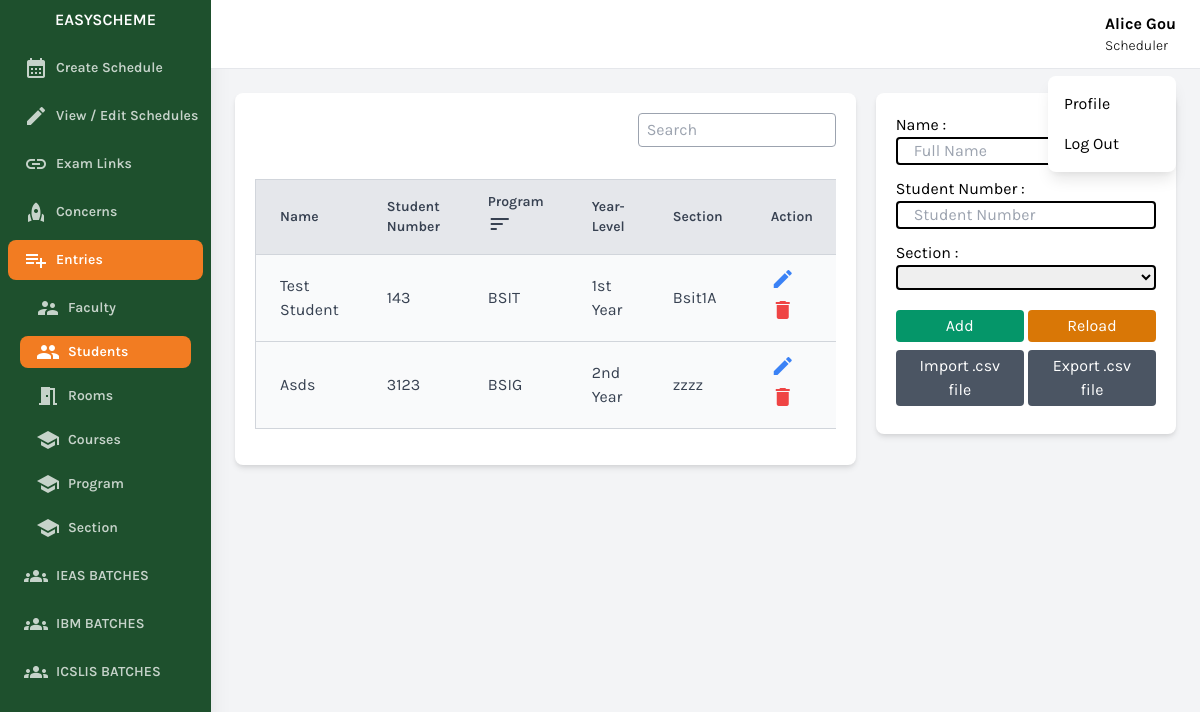
The page /scheduler/view-student-table.php?id=2 (signed in) on the database its author committed.
### tables this page shows
CREATE TABLE `user` (
  `id` bigint(20) NOT NULL,
  `name` varchar(256) NOT NULL,
  `username` varchar(256) NOT NULL,
  `password` varchar(256) NOT NULL,
  `position` varchar(256) NOT NULL,
  `status` int(11) NOT NULL DEFAULT 0
);

CREATE TABLE `student_details` (
  `id` bigint(20) NOT NULL,
  `name` varchar(256) NOT NULL,
  `student_number` varchar(256) NOT NULL,
  `institute` bigint(20) NOT NULL,
  `section` bigint(20) NOT NULL,
  `status` int(11) NOT NULL DEFAULT 0
);

CREATE TABLE `section` (
  `id` bigint(20) NOT NULL,
  `section` varchar(256) NOT NULL,
  `year_level` varchar(256) NOT NULL,
  `program_id` bigint(20) NOT NULL,
  `status` int(11) NOT NULL DEFAULT 0
);

CREATE TABLE `program_details` (
  `id` bigint(20) NOT NULL,
  `program_name` varchar(256) NOT NULL,
  `institute` bigint(20) NOT NULL,
  `status` int(11) NOT NULL DEFAULT 0
);

### conn/conn.php (called while the page is built, shortened)
<?php
class DatabaseHandler {
    private $pdo;
    public function __construct() {
        $dbHost = 'localhost';
        $dbPort = '3306';
        $dbName = DBNAME;
        $dbUser = DBUSER;
        $dbPassword = DBPASSWORD;
        try {
            $dsn = "mysql:host=$dbHost;port=$dbPort;dbname=$dbName";
            $this->pdo = new PDO($dsn, $dbUser, $dbPassword);
            $this->pdo->setAttribute(PDO::ATTR_ERRMODE, PDO::ERRMODE_EXCEPTION);
        } catch (PDOException $e) {
            echo "Connection failed: " . $e->getMessage();
        }
    }
    public function getAllStudents($institute) {
        try {
            $stmt = $this->pdo->prepare("
             SELECT a.*,b.section as section_title,b.year_level,b.program_id
                FROM `student_details` as a
                JOIN section as b ON a.section = b.id
                #JOIN course as c ON b.program_id = c.program
                #JOIN institutes as d ON a.institute = d.id
                #JOIN program_details as e ON c.program = e.id
                WHERE a.status = 0
                AND a.institute = :institute
                GROUP BY a.student_number
            ");
            $stmt->bindParam(':institute', $institute, PDO::PARAM_STR);
            $stmt->execute();
            $result = $stmt->fetchAll(PDO::FETCH_ASSOC);
            return $result;
        } catch (PDOException $e) {
            echo "Query failed: " . $e->getMessage();
        }
    }
    public function getIdByColumnValue($tableName, $columnName, $columnValue, $idColumnName) {
        try {
            $stmt = $this->pdo->prepare("SELECT $idColumnName FROM $tableName WHERE $columnName = :column_value");
            $stmt->bindParam(':column_value', $columnValue);
            $stmt->execute();
            $result = $stmt->fetch(PDO::FETCH_ASSOC);
            if ($result) {
                return $result[$idColumnName];
            } else {
                return null;
            }
        } catch (PDOException $e) {
            return null;
        }
    }
}
?>

### scheduler/view-student-table.php (the view, shortened to what this page needs)
<?php
include 'components/header.php';
?>
<div class="w-full h-screen overflow-x-hidden border-t flex flex-col">
    <main class="w-full grid grid-cols-3 gap-x-5 p-6 pt-2">
        <div class="w-full col-span-3 lg:col-span-2">
            <div class="card bg-white shadow-md rounded-lg p-5 mt-4">
            <p class="text-right">
                <input type="text" placeholder="Search" id="searchInput" class="border px-2 py-1 text-gray-800 rounded border-gray-400 mb-4">
                </p>
                <div class="overflow-scroll w-full my-4">
                    <div class="table-responsive">
                        <table class="bg-white border border-gray-300 rounded-lg shadow-md min-w-full">
                            <thead>
                                <tr>
                                    <th class="py-3 px-6 bg-gray-200 text-left text-sm font-semibold text-gray-700 border-b border-gray-300">
                                        Name
                                    </th>
                                    <th class="py-3 px-6 bg-gray-200 text-left text-sm font-semibold text-gray-700 border-b border-gray-300">
                                        Student Number
                                    </th>
                                    <th class="py-3 px-6 bg-gray-200 text-left text-sm font-semibold text-gray-700 border-b border-gray-300 cursor-pointer" onclick="sortTableByProgram()">
                                        Program
                                        <span id="programSortIcon" class="material-icons">sort</span>
                                    </th>
                                    <th class="py-3 px-6 bg-gray-200 text-left text-sm font-semibold text-gray-700 border-b border-gray-300">
                                        Year-Level
                                    </th>
                                    <th class="py-3 px-6 bg-gray-200 text-left text-sm font-semibold text-gray-700 border-b border-gray-300">
                                        Section
                                    </th>
                                    <th class="py-3 px-6 bg-gray-200 text-left text-sm font-semibold text-gray-700 border-b border-gray-300">
                                        Action
                                    </th>
                                </tr>
                            </thead>
                            <tbody>
                            <?php
                            $rows = $db->getAllStudents($_GET['id']);
                           if(count($rows)>0)
                           {
                            foreach ($rows as $row) {
                                $id = ucwords($row['id']);
                                $name = ucwords($row['name']);
                                $student_number = $row['student_number'];
                                $program_name = $db->getIdByColumnValue('program_details','id',$row['program_id'],'program_name');
                                $year_level = $row['year_level'];
                                $section = $row['section'];
                                $section_title = $row['section_title'];
                                    $data = "
                                    data-id = '$id'
                                    data-student_number = '$student_number'
                                    data-name = '$name'
                                    data-section = '$section'
                                    ";
                                echo '<tr class="bg-gray-50 hover:bg-gray-100 transition-colors duration-200">
                                    <td class="py-3 px-6 border-b border-gray-300 text-gray-700">'.$name.'</td>
                                    <td class="py-3 px-6 border-b border-gray-300 text-gray-700">'.$student_number.'</td>
                                    <td class="py-3 px-6 border-b border-gray-300 text-gray-700">'.$program_name.'</td>
                                    <td class="py-3 px-6 border-b border-gray-300 text-gray-700">'.$year_level.'</td>
                                    <td class="py-3 px-6 border-b border-gray-300 text-gray-700">'.$section_title.'</td>
                                    <td class="py-3 px-6 border-b border-gray-300 ">
                                        <i '.$data.' class="btnEdit text-blue-500 material-icons cursor-pointer hover:opacity-40">edit</i>
                                        <i '.$data.' class="btnDelete text-red-500 material-icons cursor-pointer hover:opacity-40">delete</i>
                                    </td>
                                </tr>';
                            }
                           }else
                           {
                            echo '<tr class="bg-gray-50 text-center hover:bg-gray-100 transition-colors duration-200">
                            <td colspan=7  class="py-3 px-6 border-b border-gray-300 text-gray-700">
                            No data found.</td>
                        </tr>';
                           }
                            ?>
                            </tbody>
                        </table>
                    </div>
                </div>
            </div>
        </div>
        <div class="w-full col-span-3 lg:col-span-1">
            <div class="card bg-white shadow-md rounded-lg p-5 mt-4">
                <form id="formSubmit">
                        <div class="flex flex-col gap-3 items-center">
                            <div class="grid w-full">
                                <p>Name :</p>
                                <input required type="text" id="name" name="name" class="border-black border-2 rounded px-4" placeholder="Full Name">
                            </div>
                        <div class="grid w-full">
                            <p>Student Number :</p>
                            <input  id="student_number" name="student_number" class="border-black border-2 rounded px-4" placeholder="Student Number">
                        </div>
                        <div class="grid w-full">
                            <p>Section :</p>
                            <select id="section" name="section" class="border-black border-2 rounded px-4 w-full">
                            </select>
                        </div>
                            <div class="w-full ">
                                <div class="grid grid-cols-2 gap-1 my-2">
                                <button type="button" id="btnMode" class="openModal bg-green-600 text-white rounded px-3 py-1">Add</button>
                                <button type="button" id="btnReload" class="openModal bg-yellow-600 text-white rounded px-3 py-1">Reload</button>
                                </div>
                                <div class="grid grid-cols-2 gap-1 my-2">
                                    <button type="button" id="importCsvBtn" class="bg-gray-600 text-white rounded px-3 py-1">Import .csv file</button>
                                    <button type="button" id="exportCsvBtn" class="bg-gray-600 text-white rounded px-3 py-1">Export .csv file</button>
                                </div>
                            </div>
                        </div>
                </form>
            </div>
        </div>
    </main>
</div>
<?php
include 'components/footer.php';
?>

### scheduler/components/header.php (shortened to what this page needs)
<?php
include '../conn/conn.php';
$db = new DatabaseHandler();
$user_name = ucwords($db->getIdByColumnValue('user', 'id',$_SESSION['id'],'name'));
$user_position = ucwords($db->getIdByColumnValue('user', 'id',$_SESSION['id'],'position'));
?>
<!DOCTYPE html>
<html lang="en">
<head>
    <link href="https://cdnjs.cloudflare.com/ajax/libs/tailwindcss/2.2.19/tailwind.min.css" rel="stylesheet">
</head>
<body class="bg-gray-100 font-family-karla flex">
    <aside class="relative bg-sidebar h-screen w-64 hidden sm:block shadow-xl">
        <div class="p-2  text-center">
            <a href="" class="text-white  font-semibold uppercase hover:text-gray-300">
                        <p>EasyScheme</p>
            </a>
        </div>
        <nav x-data="{ openItem: null }" class="text-white text-base font-semibold ">
            <a href="create-schedule.php" class="nav-1 flex items-center text-white opacity-75 text-sm hover:opacity-100 py-2 m-2 rounded-lg  pl-4 nav-item">
                <i class="material-icons mr-2">calendar_month</i>
                Create Schedule
            </a>
            <a href="view-edit-schedule.php" class="nav-2 flex items-center text-white opacity-75 text-sm hover:opacity-100 py-2 m-2 rounded-lg  pl-4 nav-item">
                <i class="material-icons mr-2">edit</i>
                View / Edit Schedules
            </a>
            <a href="view-exam-links.php" class="nav-3 flex items-center text-white opacity-75 text-sm hover:opacity-100 py-2 m-2 rounded-lg  pl-4 nav-item">
                <i class="material-icons mr-2">link</i>
                Exam Links
            </a>
            <a href="raise-concerns.php" class="nav-10 flex items-center text-white opacity-75 text-sm hover:opacity-100 py-2 m-2 rounded-lg  pl-4 nav-item">
                <i class="material-icons mr-2">rocket</i>
                Concerns
            </a>
            <a @click="openItem === 1 ? openItem = null : openItem = 1"  class="entries flex items-center text-white opacity-75 text-sm hover:opacity-100 py-2 m-2 rounded-lg  pl-4 nav-item">
                <i class="material-icons mr-2">playlist_add</i>
                Entries
            </a>
            <a href="view-entries.php?type=faculty">
                <div x-show="openItem === 1" class="nav-4 flex items-center text-white opacity-75 text-sm hover:opacity-100 py-1 my-3 mx-5 m-0 rounded-lg  pl-4 nav-item">
                    <i class="material-icons mr-2">supervisor_account</i>
                    Faculty
                </div>
            </a>
            <a href="view-entries.php?type=student">
                <div x-show="openItem === 1" class="nav-5 flex items-center text-white opacity-75 text-sm hover:opacity-100 py-1 my-3 mx-5 m-0 rounded-lg  pl-4 nav-item">
                    <i class="material-icons mr-2">group</i>
                    Students
                </div>
            </a>
            <a href="view-room-table.php">
            <div x-show="openItem === 1" class="nav-6 flex items-center text-white opacity-75 text-sm hover:opacity-100 py-1 my-3 mx-5 m-0 rounded-lg  pl-4 nav-item">
                    <i class="material-icons mr-2">meeting_room</i>
                    Rooms
                </div>
           </a>
            <a href="view-course-table.php">
                <div x-show="openItem === 1" class="nav-7 flex items-center text-white opacity-75 text-sm hover:opacity-100 py-1 my-3 mx-5 m-0 rounded-lg  pl-4 nav-item">
                    <i class="material-icons mr-2">school</i>
                    Courses
                </div>
            </a>
            <a href="view-program-table.php">
                <div x-show="openItem === 1" class="nav-8 flex items-center text-white opacity-75 text-sm hover:opacity-100 py-1 my-3 mx-5 m-0 rounded-lg  pl-4 nav-item">
                    <i class="material-icons mr-2">school</i>
                    Program
                </div>
            </a>
            <a href="view-section-table.php">
                <div x-show="openItem === 1" class="nav-9 flex items-center text-white opacity-75 text-sm hover:opacity-100 py-1 my-3 mx-5 m-0 rounded-lg  pl-4 nav-item">
                    <i class="material-icons mr-2">school</i>
                    Section
                </div>
            </a>
            <a href="view-batch-programs.php?i=1" class="nav-11 flex items-center text-white opacity-75 text-sm hover:opacity-100 py-2 m-2 rounded-lg  pl-4 nav-item">
                <i class="material-icons mr-2">groups</i>
                IEAS BATCHES
            </a>
            <a href="view-batch-programs.php?i=2" class="nav-12 flex items-center text-white opacity-75 text-sm hover:opacity-100 py-2 m-2 rounded-lg  pl-4 nav-item">
                <i class="material-icons mr-2">groups</i>
                IBM BATCHES
            </a>
            <a href="view-batch-programs.php?i=3" class="nav-13 flex items-center text-white opacity-75 text-sm hover:opacity-100 py-2 m-2 rounded-lg  pl-4 nav-item">
                <i class="material-icons mr-2">groups</i>
                ICSLIS BATCHES
            </a>
        </nav>
    </aside>
    <div class="relative w-full flex flex-col h-screen overflow-y-hidden">
        <header class="w-full items-center bg-white py-3 px-6 hidden sm:flex">
            <div x-data="{ isOpen: false }" class="relative w-1/2 flex justify-end">
                <div class="grid grid-cols-2 items-center justify-center">
                    <div class="grid " style="cursor:pointer" @click="isOpen = !isOpen">
                        <p class="text-base font-bold"><?=$user_name?></p>
                        <p class="text-sm font-light"><?=$user_position?></p>
                    </div>
                </div>
                <button x-show="isOpen" @click="isOpen = false" class="h-full w-full fixed inset-0 cursor-default"></button>
                <div x-show="isOpen" class="absolute w-32 bg-white rounded-lg shadow-lg py-2 mt-16">
                    <a href="profile.php" class="block px-4 py-2 account-link hover:text-white">Profile</a>
                    <a href="../" class="block px-4 py-2 account-link hover:text-white">Log Out</a>
                </div>
            </div>
        </header>

### scheduler/components/header.php (style rules this page uses)
.font-family-karla { font-family: karla; }
.bg-sidebar { background: #1e502d; }
.active-nav-link { background: #f27c22; }

### rows shown on the page
user: name "Alice Gou", position "Scheduler"
student_details: name "Test Student", student_number "143", section.program_name "BSIT", section.year_level "1st Year", section.section "Bsit1A"
student_details: name "Asds", student_number "3123", section.program_name "BSIG", section.year_level "2nd Year", section.section "zzzz"
